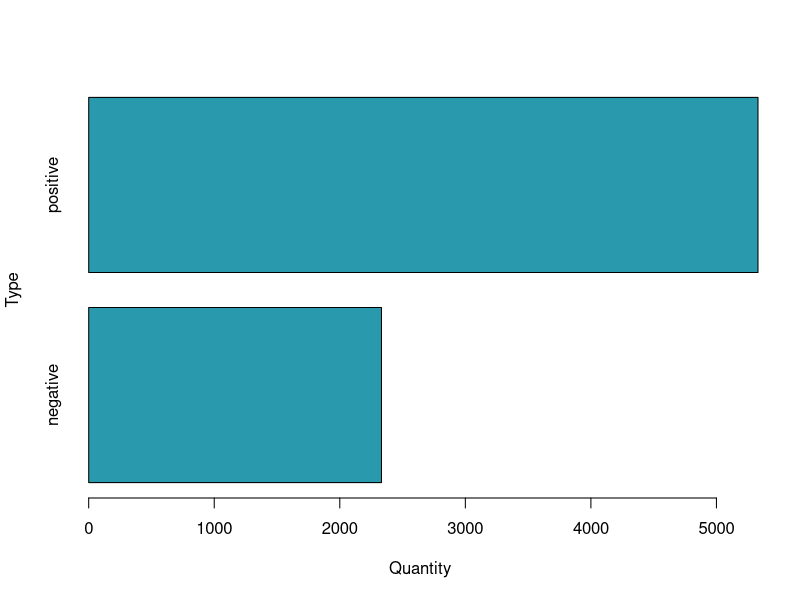

Write R code to recreate this figure. (Note: this script raises an error after producing the figure.)
## ---- chunk 1
knitr::opts_chunk$set(echo = TRUE)
#dsMovies <- read.table(file = 'movie-reviews-dataset.tsv', sep = '\t', header = TRUE)
dsMovies <- read.csv("dsMovies.csv", stringsAsFactors = FALSE, header = TRUE)
## ---- chunk 2
summary(dsMovies)
str(dsMovies)
head(dsMovies)
tail(dsMovies)
dsMovies$type <- factor(dsMovies$type)
table(dsMovies$type)
## ---- chunk 3
table(dsMovies$type)
barplot(table(dsMovies$type), xlab = "Quantity", ylab = "Type", horiz = TRUE, col='#2999AD')

## ---- chunk 4
library("tm")
dsMoviesCorpus <- VCorpus(VectorSource (dsMovies$message))
print(dsMoviesCorpus)
inspect(dsMoviesCorpus[1:2])
## ---- chunk 5
library("tm")
print(dsMoviesCorpus[[1]])
as.character(dsMoviesCorpus[[1]])
## ---- chunk 6
library("tm")
lapply(dsMoviesCorpus[1:5], as.character)
## ---- chunk 7
dsMovies_clean <- tm_map ( dsMoviesCorpus, content_transformer(tolower))
as.character(dsMoviesCorpus[[1]])
as.character(dsMovies_clean[[1]])
## ---- chunk 8
dsMovies_clean <- tm_map ( dsMovies_clean, removeNumbers)
as.character(dsMoviesCorpus[[6]])
as.character(dsMovies_clean[[6]])
## ---- chunk 9
#stopwords()
#stopwords('spanish')
dsMovies_clean <- tm_map ( dsMovies_clean, removeWords, stopwords('spanish'))
dsMovies_clean <- tm_map ( dsMovies_clean, removeWords, stopwords())
as.character(dsMoviesCorpus[[6]])
as.character(dsMovies_clean[[6]])
as.character(dsMoviesCorpus[[1200]])
as.character(dsMovies_clean[[1200]])
## ---- chunk 10
dsMovies_clean <- tm_map ( dsMovies_clean, removePunctuation)
as.character(dsMoviesCorpus[[6]])
as.character(dsMovies_clean[[6]])
## ---- chunk 11
dsMovies_clean <- tm_map ( dsMovies_clean, stripWhitespace)
as.character(dsMoviesCorpus[[1576]])
as.character(dsMovies_clean[[1576]])
## ---- chunk 12
dsMovies_dtm <- DocumentTermMatrix (dsMovies_clean)
dsMovies_dtm
## ---- chunk 13
dsMovies_dtm_train <- dsMovies_dtm[1:8530, ]
dsMovies_dtm_test <- dsMovies_dtm[8531:10662, ]
dsMovies_train_labels <- dsMovies[1:8530,]$type
dsMovies_test_labels <- dsMovies[8531:10662,]$type
## ---- chunk 14
library("wordcloud")
wordcloud(dsMovies_clean, min.freq = 50, random.order = FALSE)
## ---- chunk 15
dsMovies_freq_words <- findFreqTerms(dsMovies_dtm_train,50)
str(dsMovies_freq_words)
dsMovies_dtm_freq_train <- dsMovies_dtm_train[,dsMovies_freq_words]
dsMovies_dtm_freq_test <- dsMovies_dtm_test[,dsMovies_freq_words]
dsMovies_dtm_freq_train
dsMovies_dtm_freq_test
## ---- chunk 16
converts_counts <- function(x){x <- ifelse(x>0,"Yes","No")}
dsMovies_train <- apply(dsMovies_dtm_freq_train, MARGIN = 2, converts_counts)
dsMovies_test <- apply(dsMovies_dtm_freq_test, MARGIN = 2, converts_counts)
## ---- chunk 17
library(e1071)
dsMovies_classifier <- naiveBayes(dsMovies_train,dsMovies_train_labels, laplace = 1)
dsMovies_text_pred <- predict(dsMovies_classifier,dsMovies_test)

## ---- chunk 18
library(gmodels)
CrossTable(dsMovies_text_pred,dsMovies_test_labels,prop.chisq = FALSE,prop.t = FALSE, dnn = c('predicted','actual'))
